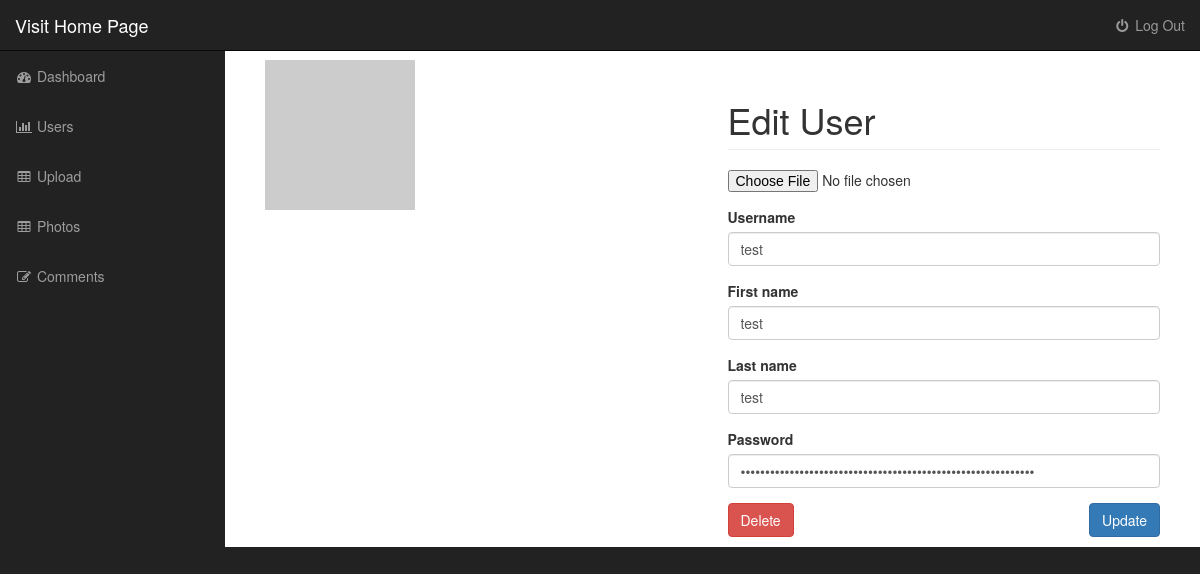
The page /admin/edit_user.php?id=39 (signed in) on the database its author committed.
### tables this page shows
CREATE TABLE `users` (
  `id` int(11) NOT NULL,
  `username` varchar(255) NOT NULL,
  `password` varchar(255) NOT NULL,
  `first_name` varchar(255) NOT NULL,
  `last_name` varchar(255) NOT NULL,
  `user_image` varchar(255) NOT NULL
);

### admin/includes/database.php (called while the page is built, shortened)
<?php
    class Database {
        private $connection;
        public function open_db_connection()
        {
            $this->connection= new mysqli(DB_HOST, DB_USER, DB_PASS, DB_NAME);
            $this->connection->query("SET SESSION sql_mode = ''");
        }
        public function query($sql)
        {
            $result= $this->connection->query($sql);
            return $result;
        }
        public function escape_string($string)
        {
            return $this->connection->escape_string($string);
        }
    }
    $database= new Database();
?>

### admin/includes/db_object.php (called while the page is built, shortened)
<?php
    class Db_object {
        protected static $db_table= '';
        public static function find_by_id($id)
        {
            global $database;
            $the_result_array= self::find_by_query("SELECT * FROM ". static::$db_table ." WHERE id={$database->escape_string($id)}");
            return !empty($the_result_array) ? array_shift($the_result_array) : false;
        }
        public static function find_by_query($sql)
        {
            global $database;
            $result_set         = $database->query($sql);
            $the_object_array   = [];
            while($row= $result_set->fetch_array()) {
                $the_object_array[]= self::instantiation($row);
            }
            return $the_object_array;
        }
        public static function instantiation($the_record)
        {
            $the_object= new static;
            foreach($the_record as $k => $v) {
                if(property_exists($the_object, $k)) {
                    $the_object->$k= $v;
                }
            }
            return $the_object;
        }
    }
?>

### admin/includes/user.php (called while the page is built, shortened)
<?php
    class User extends Db_object {
        public $user_image;
        public $upload_directory= "images";
        public $image_placeholder= "https://via.placeholder.com/150";
        public function image_path_placeholder()
        {
            return empty($this->user_image) ? $this->image_placeholder : $this->upload_directory . DS . $this->user_image;
        }
    }
?>

### admin/edit_user.php (shortened to what this page needs)
<?php include("includes/header.php"); ?>
<?php
    $user= User::find_by_id($_GET['id']);
?>
        <nav class="navbar navbar-inverse navbar-fixed-top" role="navigation">
            <?php include("includes/top_nav.php"); ?>
            <?php include("includes/side_nav.php"); ?>
        </nav>
        <div id="page-wrapper">
            <div class="container-fluid">
                <div class="row">
                    <div class="col-lg-12">
                        <div class="col-md-6">
                            <a href="#" data-toggle="modal" data-target="#photo-library"><img id="display_image" class="img-responsive" src="<?php echo $user->image_path_placeholder();  ?>" alt="user_image"></a>
                        </div>
                        <form action="" method="post" enctype="multipart/form-data">
                            <div class="col-md-6">
                                <h1 class="page-header">
                                    Edit User
                                </h1>
                                <div class="form-group">
                                    <input type="file" name="user_image" id="">
                                </div>
                                <div class="form-group">
                                    <label for="username">Username</label>
                                    <input type="text" value="<?php echo $user->username; ?>" id="username" name="username" class="form-control">
                                </div>
                                <div class="form-group">
                                    <label for="first_name">First name</label>
                                    <input type="text" value="<?php echo $user->first_name; ?>" id="first_name" name="first_name" class="form-control">
                                </div>
                                <div class="form-group">
                                    <label for="last_name">Last name</label>
                                    <input type="text" value="<?php echo $user->last_name; ?>" id="last_name" name="last_name" class="form-control">
                                </div>
                                <div class="form-group">
                                    <label for="password">Password</label>
                                    <input type="password" value="<?php echo $user->password; ?>" id="password" name="password" class="form-control">
                                </div>
                                <div class="form-group">
                                    <a id="user-id" href="delete_user.php?id=<?php echo $user->id; ?>" class="btn btn-danger pull-left">Delete</a>
                                    <input type="submit" name="update" class="btn btn-primary pull-right" value="Update">
                                </div>
                            </div>
                        </form>
                    </div>
                </div>
            </div>
            </div>
        </div>
  <?php include("includes/footer.php"); ?>

### admin/css/sb-admin.css (style rules this page uses)
body { margin-top: 100px; background-color: #222; }
@media (min-width:768px) { body { margin-top: 50px; } }
#page-wrapper { width: 100%; padding: 0; background-color: #fff; }
@media (min-width:768px) { #page-wrapper { padding: 10px; } }

### rows shown on the page
users: username "test", first_name "test", last_name "test"
